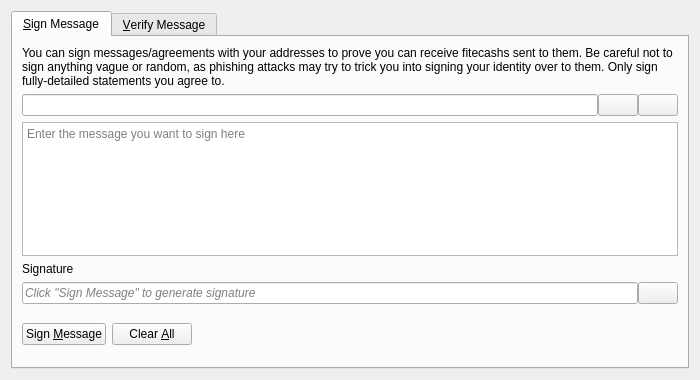
<?xml version="1.0" encoding="UTF-8"?>
<ui version="4.0">
 <class>SignVerifyMessageDialog</class>
 <widget class="QDialog" name="SignVerifyMessageDialog">
  <property name="geometry">
   <rect>
    <x>0</x>
    <y>0</y>
    <width>700</width>
    <height>380</height>
   </rect>
  </property>
  <property name="windowTitle">
   <string>Signatures - Sign / Verify a Message</string>
  </property>
  <property name="modal">
   <bool>true</bool>
  </property>
  <layout class="QVBoxLayout" name="verticalLayout">
   <item>
    <widget class="QTabWidget" name="tabWidget">
     <property name="currentIndex">
      <number>0</number>
     </property>
     <widget class="QWidget" name="tabSignMessage">
      <attribute name="title">
       <string>&amp;Sign Message</string>
      </attribute>
      <layout class="QVBoxLayout" name="verticalLayout_SM">
       <item>
        <widget class="QLabel" name="infoLabel_SM">
         <property name="text">
          <string>You can sign messages/agreements with your addresses to prove you can receive fitecashs sent to them. Be careful not to sign anything vague or random, as phishing attacks may try to trick you into signing your identity over to them. Only sign fully-detailed statements you agree to.</string>
         </property>
         <property name="textFormat">
          <enum>Qt::PlainText</enum>
         </property>
         <property name="wordWrap">
          <bool>true</bool>
         </property>
        </widget>
       </item>
       <item>
        <layout class="QHBoxLayout" name="horizontalLayout_1_SM">
         <property name="spacing">
          <number>0</number>
         </property>
         <item>
          <widget class="QValidatedLineEdit" name="addressIn_SM">
           <property name="toolTip">
            <string>The Fitecash address to sign the message with</string>
           </property>
          </widget>
         </item>
         <item>
          <widget class="QPushButton" name="addressBookButton_SM">
           <property name="toolTip">
            <string>Choose previously used address</string>
           </property>
           <property name="text">
            <string/>
           </property>
           <property name="icon">
            <iconset resource="../bitcoin.qrc">
             <normaloff>:/icons/address-book</normaloff>:/icons/address-book</iconset>
           </property>
           <property name="shortcut">
            <string>Alt+A</string>
           </property>
           <property name="autoDefault">
            <bool>false</bool>
           </property>
          </widget>
         </item>
         <item>
          <widget class="QPushButton" name="pasteButton_SM">
           <property name="toolTip">
            <string>Paste address from clipboard</string>
           </property>
           <property name="text">
            <string/>
           </property>
           <property name="icon">
            <iconset resource="../bitcoin.qrc">
             <normaloff>:/icons/editpaste</normaloff>:/icons/editpaste</iconset>
           </property>
           <property name="shortcut">
            <string>Alt+P</string>
           </property>
           <property name="autoDefault">
            <bool>false</bool>
           </property>
          </widget>
         </item>
        </layout>
       </item>
       <item>
        <widget class="QPlainTextEdit" name="messageIn_SM">
         <property name="toolTip">
          <string>Enter the message you want to sign here</string>
         </property>
         <property name="placeholderText">
          <string>Enter the message you want to sign here</string>
         </property>
        </widget>
       </item>
       <item>
        <widget class="QLabel" name="signatureLabel_SM">
         <property name="text">
          <string>Signature</string>
         </property>
         <property name="textFormat">
          <enum>Qt::PlainText</enum>
         </property>
        </widget>
       </item>
       <item>
        <layout class="QHBoxLayout" name="horizontalLayout_2_SM">
         <property name="spacing">
          <number>0</number>
         </property>
         <item>
          <widget class="QLineEdit" name="signatureOut_SM">
           <property name="placeholderText">
            <string>Click "Sign Message" to generate signature</string>
           </property>
           <property name="font">
            <font>
             <italic>true</italic>
            </font>
           </property>
           <property name="readOnly">
            <bool>true</bool>
           </property>
          </widget>
         </item>
         <item>
          <widget class="QPushButton" name="copySignatureButton_SM">
           <property name="toolTip">
            <string>Copy the current signature to the system clipboard</string>
           </property>
           <property name="text">
            <string/>
           </property>
           <property name="icon">
            <iconset resource="../bitcoin.qrc">
             <normaloff>:/icons/editcopy</normaloff>:/icons/editcopy</iconset>
           </property>
           <property name="autoDefault">
            <bool>false</bool>
           </property>
          </widget>
         </item>
        </layout>
       </item>
       <item>
        <layout class="QHBoxLayout" name="horizontalLayout_3_SM">
         <item>
          <widget class="QPushButton" name="signMessageButton_SM">
           <property name="toolTip">
            <string>Sign the message to prove you own this Fitecash address</string>
           </property>
           <property name="text">
            <string>Sign &amp;Message</string>
           </property>
           <property name="icon">
            <iconset resource="../bitcoin.qrc">
             <normaloff>:/icons/edit</normaloff>:/icons/edit</iconset>
           </property>
           <property name="autoDefault">
            <bool>false</bool>
           </property>
          </widget>
         </item>
         <item>
          <widget class="QPushButton" name="clearButton_SM">
           <property name="toolTip">
            <string>Reset all sign message fields</string>
           </property>
           <property name="text">
            <string>Clear &amp;All</string>
           </property>
           <property name="icon">
            <iconset resource="../bitcoin.qrc">
             <normaloff>:/icons/remove</normaloff>:/icons/remove</iconset>
           </property>
           <property name="autoDefault">
            <bool>false</bool>
           </property>
          </widget>
         </item>
         <item>
          <spacer name="horizontalSpacer_1_SM">
           <property name="orientation">
            <enum>Qt::Horizontal</enum>
           </property>
           <property name="sizeHint" stdset="0">
            <size>
             <width>40</width>
             <height>48</height>
            </size>
           </property>
          </spacer>
         </item>
         <item>
          <widget class="QLabel" name="statusLabel_SM">
           <property name="font">
            <font>
             <weight>75</weight>
             <bold>true</bold>
            </font>
           </property>
           <property name="text">
            <string/>
           </property>
           <property name="wordWrap">
            <bool>true</bool>
           </property>
          </widget>
         </item>
         <item>
          <spacer name="horizontalSpacer_2_SM">
           <property name="orientation">
            <enum>Qt::Horizontal</enum>
           </property>
           <property name="sizeHint" stdset="0">
            <size>
             <width>40</width>
             <height>48</height>
            </size>
           </property>
          </spacer>
         </item>
        </layout>
       </item>
      </layout>
     </widget>
     <widget class="QWidget" name="tabVerifyMessage">
      <attribute name="title">
       <string>&amp;Verify Message</string>
      </attribute>
      <layout class="QVBoxLayout" name="verticalLayout_VM">
       <item>
        <widget class="QLabel" name="infoLabel_VM">
         <property name="text">
          <string>Enter the receiver's address, message (ensure you copy line breaks, spaces, tabs, etc. exactly) and signature below to verify the message. Be careful not to read more into the signature than what is in the signed message itself, to avoid being tricked by a man-in-the-middle attack. Note that this only proves the signing party receives with the address, it cannot prove sendership of any transaction!</string>
         </property>
         <property name="textFormat">
          <enum>Qt::PlainText</enum>
         </property>
         <property name="alignment">
          <set>Qt::AlignLeading|Qt::AlignLeft|Qt::AlignTop</set>
         </property>
         <property name="wordWrap">
          <bool>true</bool>
         </property>
        </widget>
       </item>
       <item>
        <layout class="QHBoxLayout" name="horizontalLayout_1_VM">
         <property name="spacing">
          <number>0</number>
         </property>
         <item>
          <widget class="QValidatedLineEdit" name="addressIn_VM">
           <property name="toolTip">
            <string>The Fitecash address the message was signed with</string>
           </property>
          </widget>
         </item>
         <item>
          <widget class="QPushButton" name="addressBookButton_VM">
           <property name="toolTip">
            <string>Choose previously used address</string>
           </property>
           <property name="text">
            <string/>
           </property>
           <property name="icon">
            <iconset resource="../bitcoin.qrc">
             <normaloff>:/icons/address-book</normaloff>:/icons/address-book</iconset>
           </property>
           <property name="shortcut">
            <string>Alt+A</string>
           </property>
           <property name="autoDefault">
            <bool>false</bool>
           </property>
          </widget>
         </item>
        </layout>
       </item>
       <item>
        <widget class="QPlainTextEdit" name="messageIn_VM">
          <property name="toolTip">
            <string>The signed message to verify</string>
          </property>
          <property name="placeholderText">
            <string>The signed message to verify</string>
          </property>
        </widget>
       </item>
       <item>
        <widget class="QValidatedLineEdit" name="signatureIn_VM">
          <property name="toolTip">
            <string>The signature given when the message was signed</string>
          </property>
          <property name="placeholderText">
            <string>The signature given when the message was signed</string>
          </property>
        </widget>
       </item>
       <item>
        <layout class="QHBoxLayout" name="horizontalLayout_2_VM">
         <item>
          <widget class="QPushButton" name="verifyMessageButton_VM">
           <property name="toolTip">
            <string>Verify the message to ensure it was signed with the specified Fitecash address</string>
           </property>
           <property name="text">
            <string>Verify &amp;Message</string>
           </property>
           <property name="icon">
            <iconset resource="../bitcoin.qrc">
             <normaloff>:/icons/transaction_0</normaloff>:/icons/transaction_0</iconset>
           </property>
           <property name="autoDefault">
            <bool>false</bool>
           </property>
          </widget>
         </item>
         <item>
          <widget class="QPushButton" name="clearButton_VM">
           <property name="toolTip">
            <string>Reset all verify message fields</string>
           </property>
           <property name="text">
            <string>Clear &amp;All</string>
           </property>
           <property name="icon">
            <iconset resource="../bitcoin.qrc">
             <normaloff>:/icons/remove</normaloff>:/icons/remove</iconset>
           </property>
           <property name="autoDefault">
            <bool>false</bool>
           </property>
          </widget>
         </item>
         <item>
          <spacer name="horizontalSpacer_1_VM">
           <property name="orientation">
            <enum>Qt::Horizontal</enum>
           </property>
           <property name="sizeHint" stdset="0">
            <size>
             <width>40</width>
             <height>48</height>
            </size>
           </property>
          </spacer>
         </item>
         <item>
          <widget class="QLabel" name="statusLabel_VM">
           <property name="font">
            <font>
             <weight>75</weight>
             <bold>true</bold>
            </font>
           </property>
           <property name="text">
            <string/>
           </property>
           <property name="wordWrap">
            <bool>true</bool>
           </property>
          </widget>
         </item>
         <item>
          <spacer name="horizontalSpacer_2_VM">
           <property name="orientation">
            <enum>Qt::Horizontal</enum>
           </property>
           <property name="sizeHint" stdset="0">
            <size>
             <width>40</width>
             <height>48</height>
            </size>
           </property>
          </spacer>
         </item>
        </layout>
       </item>
      </layout>
     </widget>
    </widget>
   </item>
  </layout>
 </widget>
 <customwidgets>
  <customwidget>
   <class>QValidatedLineEdit</class>
   <extends>QLineEdit</extends>
   <header>qt/qvalidatedlineedit.h</header>
  </customwidget>
 </customwidgets>
 <resources>
  <include location="../bitcoin.qrc"/>
 </resources>
 <connections/>
</ui>
